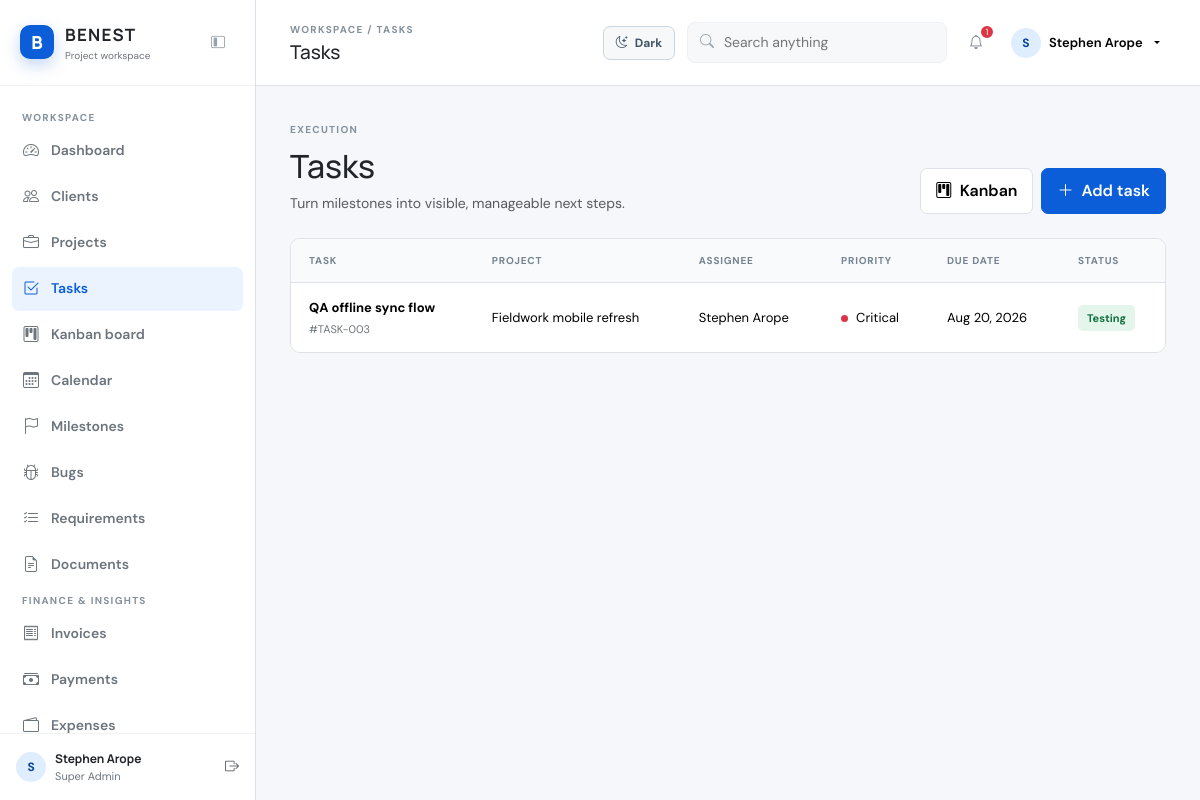
/tasks/index.php (signed in), run on the app's committed database.
### tables this page shows
CREATE TABLE `tasks` (
  `id` int(10) UNSIGNED NOT NULL,
  `project_id` int(10) UNSIGNED NOT NULL,
  `milestone_id` int(10) UNSIGNED DEFAULT NULL,
  `assigned_to` int(10) UNSIGNED DEFAULT NULL,
  `parent_id` int(10) UNSIGNED DEFAULT NULL,
  `title` varchar(200) NOT NULL,
  `description` text DEFAULT NULL,
  `priority` enum('Low','Medium','High','Critical') DEFAULT 'Medium',
  `status` enum('Backlog','To Do','In Progress','Code Review','Testing','Done') DEFAULT 'Backlog',
  `start_date` date DEFAULT NULL,
  `due_date` date DEFAULT NULL,
  `estimated_hours` decimal(8,2) DEFAULT 0.00,
  `actual_hours` decimal(8,2) DEFAULT 0.00,
  `created_at` timestamp NOT NULL DEFAULT current_timestamp()
);

CREATE TABLE `projects` (
  `id` int(10) UNSIGNED NOT NULL,
  `client_id` int(10) UNSIGNED NOT NULL,
  `manager_id` int(10) UNSIGNED DEFAULT NULL,
  `name` varchar(180) NOT NULL,
  `description` text DEFAULT NULL,
  `start_date` date DEFAULT NULL,
  `due_date` date DEFAULT NULL,
  `actual_completion_date` date DEFAULT NULL,
  `budget` decimal(12,2) DEFAULT 0.00,
  `status` enum('Planning','Not Started','In Progress','On Hold','Under Review','Testing','Completed','Cancelled') DEFAULT 'Planning',
  `priority` enum('Low','Medium','High','Critical') DEFAULT 'Medium',
  `technologies` varchar(255) DEFAULT NULL,
  `repository_url` varchar(255) DEFAULT NULL,
  `development_url` varchar(255) DEFAULT NULL,
  `staging_url` varchar(255) DEFAULT NULL,
  `production_url` varchar(255) DEFAULT NULL,
  `created_at` timestamp NOT NULL DEFAULT current_timestamp()
);

CREATE TABLE `users` (
  `id` int(10) UNSIGNED NOT NULL,
  `role_id` int(10) UNSIGNED NOT NULL,
  `name` varchar(120) NOT NULL,
  `email` varchar(190) NOT NULL,
  `password_hash` varchar(255) NOT NULL,
  `status` enum('active','inactive') NOT NULL DEFAULT 'active',
  `created_at` timestamp NOT NULL DEFAULT current_timestamp()
);

### config/config.php (called while the page is built, shortened)
<?php
function e(?string $value): string { return htmlspecialchars($value ?? '', ENT_QUOTES, 'UTF-8'); }
function url(string $path = ''): string { return BASE_URL . '/' . ltrim($path, '/'); }

### tasks/index.php (the view)
<?php $pageTitle='Tasks'; $activePage='tasks'; require_once __DIR__.'/../includes/header.php'; require_permission('manage_tasks'); $tasks=$pdo->query("SELECT t.*,p.name project_name,u.name assignee FROM tasks t JOIN projects p ON p.id=t.project_id LEFT JOIN users u ON u.id=t.assigned_to ORDER BY t.due_date")->fetchAll(); ?><div class="d-flex justify-content-between align-items-end mb-4"><div><span class="section-kicker">Execution</span><h2 class="mt-2">Tasks</h2><p class="text-muted mb-0">Turn milestones into visible, manageable next steps.</p></div><div class="d-flex gap-2"><a href="<?= url('tasks/kanban.php') ?>" class="btn btn-light"><i class="bi bi-kanban me-2"></i>Kanban</a><a href="<?= url('tasks/create.php') ?>" class="btn btn-primary"><i class="bi bi-plus-lg me-2"></i>Add task</a></div></div><div class="table-shell"><div class="table-responsive"><table class="table"><thead><tr><th>Task</th><th>Project</th><th>Assignee</th><th>Priority</th><th>Due date</th><th>Status</th></tr></thead><tbody><?php foreach($tasks as $task): ?><tr><td><span class="table-title"><?= e($task['title']) ?></span><span class="table-subtitle">#TASK-<?= str_pad((string)$task['id'],3,'0',STR_PAD_LEFT) ?></span></td><td><?= e($task['project_name']) ?></td><td><?= e($task['assignee']??'Unassigned') ?></td><td><span class="priority-dot priority-<?= strtolower($task['priority']) ?> me-2 d-inline-block"></span><?= e($task['priority']) ?></td><td><?= e(date('M d, Y',strtotime($task['due_date']))) ?></td><td><span class="status-badge status-<?= strtolower(str_replace(' ','-',$task['status'])) ?>"><?= e($task['status']) ?></span></td></tr><?php endforeach; ?></tbody></table></div></div><?php require_once __DIR__.'/../includes/footer.php'; ?>

### assets/css/app.css (style rules this page uses)
:root { --blue:#0B5ED7;--dark-blue:#084298;--light-blue:#EAF3FF;--ink:#212529;--muted:#6C757D;--surface:#fff;--canvas:#f5f7fa;--border:#DEE2E6;--green:#198754;--amber:#d97706;--red:#dc3545;--shadow:0 12px 34px rgba(27,48,72,.08) }
* { box-sizing:border-box }
body { margin:0;background:var(--canvas);color:var(--ink);font-family:'DM Sans',sans-serif;font-size:14px }
h1,h2,h3,h4,strong,.brand strong { font-family:'Manrope',sans-serif }
a { color:inherit;text-decoration:none }
.nav-label,.section-kicker,.eyebrow { font-size:10px;letter-spacing:.13em;text-transform:uppercase;color:#84909c;font-weight:700 }
.btn { border-radius:7px;font-weight:600;padding:10px 15px }
.btn-primary { background:var(--blue);border-color:var(--blue) }
.btn-light { background:#fff;border:1px solid var(--border) }
.status-badge { display:inline-block;padding:5px 9px;border-radius:5px;font-size:11px;font-weight:700 }
.status-healthy,.status-completed,.status-testing,.status-done { background:#e4f5eb;color:#11713f }
.priority-dot { width:7px;height:7px;border-radius:50%;background:#8995a1 }
.priority-critical,.priority-high { background:var(--red) }
.table-shell { background:#fff;border:1px solid var(--border);border-radius:10px;overflow:hidden }
.table { margin:0 }
.table th { background:#f8fafb;color:#758391;font-size:10px;text-transform:uppercase;letter-spacing:.08em;padding:14px 18px;border-bottom:1px solid var(--border) }
.table td { padding:15px 18px;vertical-align:middle;border-color:#eef1f3;font-size:13px }
.table tr:last-child td { border-bottom:0 }
.table-title { font-weight:700 }
.table-subtitle { display:block;color:var(--muted);font-size:11px;margin-top:3px }

### data on the page
tasks: title "QA offline sync flow", id "003", project.name "Fieldwork mobile refresh", assigned_to.name "Stephen Arope", priority "Critical", due_date "Aug 20, 2026", status "Testing"

### other printed values
$item[1] "Dashboard"
$item[1] "Clients"
$item[1] "Projects"
$item[1] "Tasks"
$item[1] "Kanban board"
$item[1] "Calendar"
$item[1] "Milestones"
$item[1] "Bugs"
$item[1] "Requirements"
$item[1] "Documents"
$item[1] "Invoices"
$item[1] "Payments"
$item[1] "Expenses"
substr(current_user()['name'], 0, 1) "S"
current_user()['name'] "Stephen Arope"
